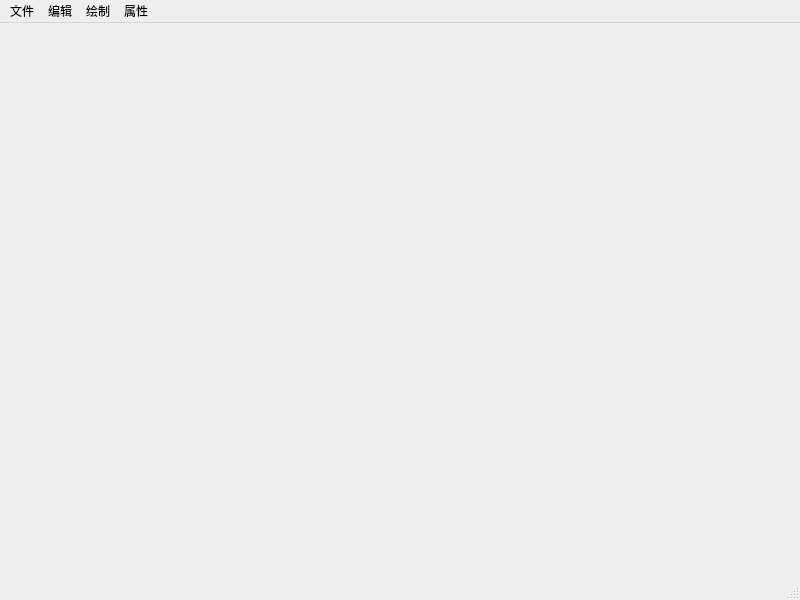
<?xml version="1.0" encoding="UTF-8"?>
<ui version="4.0">
 <class>MainWindow</class>
 <widget class="QMainWindow" name="MainWindow">
  <property name="geometry">
   <rect>
    <x>0</x>
    <y>0</y>
    <width>800</width>
    <height>600</height>
   </rect>
  </property>
  <property name="windowTitle">
   <string>二维矢量图形绘制系统</string>
  </property>
  <widget class="QWidget" name="centralwidget">
   <widget class="DrawWidget" name="widget" native="true">
    <property name="geometry">
     <rect>
      <x>6</x>
      <y>6</y>
      <width>16</width>
      <height>16</height>
     </rect>
    </property>
   </widget>
  </widget>
  <widget class="QMenuBar" name="menubar">
   <property name="geometry">
    <rect>
     <x>0</x>
     <y>0</y>
     <width>800</width>
     <height>17</height>
    </rect>
   </property>
   <widget class="QMenu" name="menuShapes">
    <property name="title">
     <string>绘制</string>
    </property>
    <addaction name="actionLine"/>
    <addaction name="actionRectangle"/>
    <addaction name="actionEllipse"/>
    <addaction name="actionPolygon"/>
   </widget>
   <widget class="QMenu" name="menuEdit">
    <property name="title">
     <string>编辑</string>
    </property>
    <addaction name="actionSelect"/>
    <addaction name="actionDelete"/>
    <addaction name="actionMove"/>
    <addaction name="actionChangeColor"/>
   </widget>
   <widget class="QMenu" name="menu">
    <property name="title">
     <string>属性</string>
    </property>
    <addaction name="actionCalculateArea"/>
    <addaction name="actionCalculateLength"/>
   </widget>
   <widget class="QMenu" name="menu_2">
    <property name="title">
     <string>文件</string>
    </property>
    <addaction name="actionNewCanvas"/>
    <addaction name="actionOpenCanvas"/>
    <addaction name="actionSaveCanvas"/>
   </widget>
   <addaction name="menu_2"/>
   <addaction name="menuEdit"/>
   <addaction name="menuShapes"/>
   <addaction name="menu"/>
  </widget>
  <widget class="QStatusBar" name="statusbar"/>
  <action name="actionLine">
   <property name="text">
    <string>直线</string>
   </property>
  </action>
  <action name="actionRectangle">
   <property name="text">
    <string>矩形</string>
   </property>
  </action>
  <action name="actionEllipse">
   <property name="text">
    <string>椭圆</string>
   </property>
  </action>
  <action name="actionPolygon">
   <property name="text">
    <string>多边形</string>
   </property>
  </action>
  <action name="actionFill">
   <property name="text">
    <string>矩形(满)</string>
   </property>
  </action>
  <action name="actionSelect">
   <property name="text">
    <string>选中</string>
   </property>
  </action>
  <action name="actionDelete">
   <property name="text">
    <string>删除</string>
   </property>
  </action>
  <action name="actionMove">
   <property name="text">
    <string>移动</string>
   </property>
  </action>
  <action name="actionChangeColor">
   <property name="text">
    <string>改色</string>
   </property>
  </action>
  <action name="actionCalculateArea">
   <property name="text">
    <string>计算面积</string>
   </property>
  </action>
  <action name="actionCalculateLength">
   <property name="text">
    <string>计算长度</string>
   </property>
  </action>
  <action name="actionNewCanvas">
   <property name="text">
    <string>New File</string>
   </property>
  </action>
  <action name="actionOpenCanvas">
   <property name="text">
    <string>Open File</string>
   </property>
  </action>
  <action name="actionSaveCanvas">
   <property name="text">
    <string>Save</string>
   </property>
  </action>
 </widget>
 <customwidgets>
  <customwidget>
   <class>DrawWidget</class>
   <extends>QWidget</extends>
   <header>drawwidget.h</header>
   <container>1</container>
  </customwidget>
 </customwidgets>
 <resources/>
 <connections/>
</ui>
